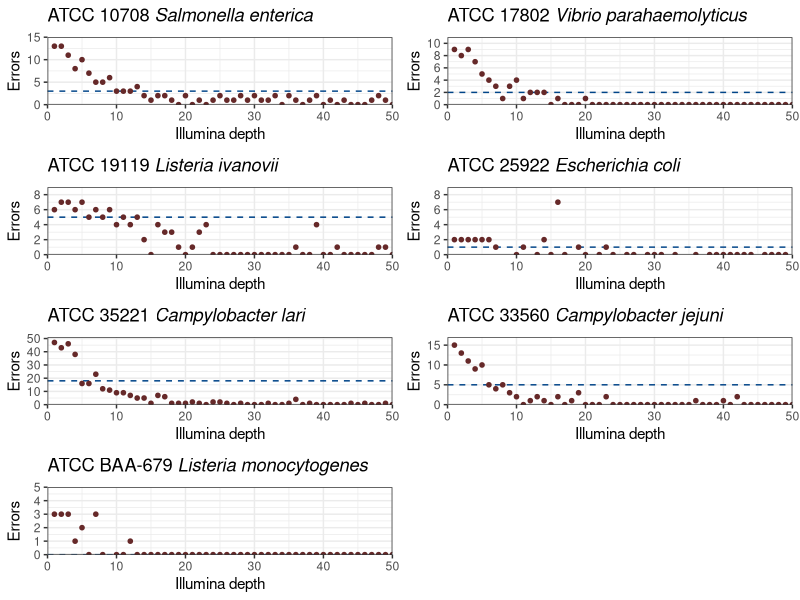
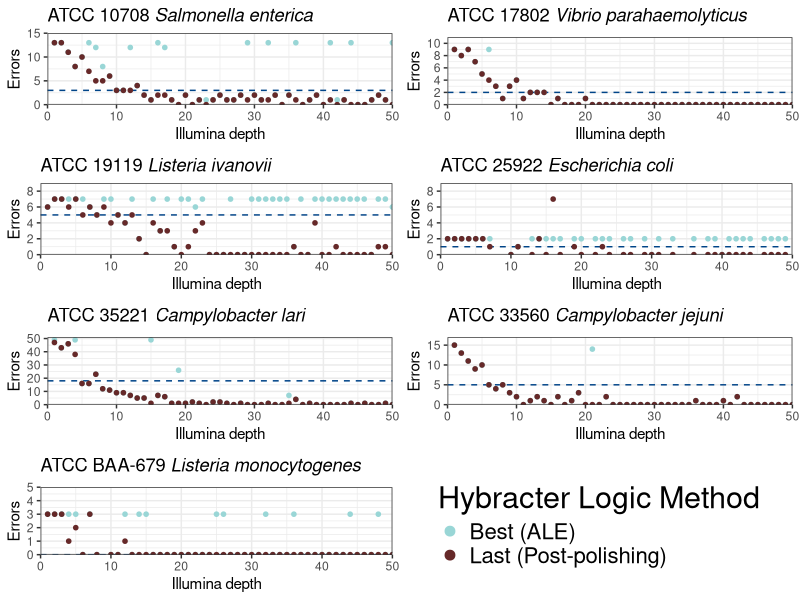

These charts were generated, in order, by the following R code:
## ---- chunk 1
library(tidyverse)
library(knitr)
library(readr)
library(dplyr)
library(cowplot)

plot_dir <- "plots"
dir.create(plot_dir)

opts_chunk$set(dpi=300, fig.path='plots/', echo=TRUE, dev=c('png','pdf'), warning=FALSE, message=FALSE)
pdf.options(useDingbats = FALSE)
## ---- chunk 2
per_genome_results <- read_delim("results.tsv", delim = "\t", 
                                 escape_double = FALSE, 
                                 trim_ws = TRUE)

'%ni%' <- Negate('%in%')

# due to non-deterministic error in assembly for Listeria 36/50
per_genome_results <- per_genome_results %>%  filter(genome %ni% c("ATCC_35897_Listeria_welshimeri"))

# 13 instances for E coli, 1 for monocytogenes
structural_errors <-  per_genome_results %>% filter(remaining_errors > 50 )

# filter structural errors out

per_genome_results <- per_genome_results %>% filter(remaining_errors < 50 )

## ---- chunk 3



generate_plot <- function(genome_name, long_only_trycycler_threshold, atcc_name,
                          italics_name
                          ) {
  
  ymax <- max(per_genome_results  %>% 
                filter(genome == genome_name) %>%  
                pull(remaining_errors)) + 2
  
  p <- ggplot(per_genome_results %>% 
                filter(polishing == "hybracter_last") %>% 
                filter(genome == genome_name), 
              aes(x=target_illumina_depth, y=remaining_errors ) ) +
    geom_hline(yintercept = long_only_trycycler_threshold, 
               color="#004488", linetype = "dashed") +
    geom_point(color="#662929", size=1.25) + 
    theme_bw() +
    scale_x_continuous(limits = c(0, 50), expand = c(0, 0)) +
    scale_y_continuous(limits = c(0, ymax), expand = c(0, 0),
                       breaks = function(x) unique(floor(pretty(seq(min(x), (max(x) + 1) * 1.1))))) +
    labs(title= bquote(.(atcc_name) ~ italic(.(italics_name))) , x="Illumina depth", y="Errors")
  
  return(p)
}




## ---- chunk 4

se_plot <- generate_plot("ATCC_10708_Salmonella_enterica", 3, "ATCC 10708", "Salmonella enterica")
vp_plot <- generate_plot("ATCC_17802_Vibrio_parahaemolyticus", 2, "ATCC 17802", "Vibrio parahaemolyticus")
li_plot <- generate_plot("ATCC_19119_Listeria_ivanovii", 5, "ATCC 19119", "Listeria ivanovii")
ec_plot <- generate_plot("ATCC_25922_Escherichia_coli", 1, "ATCC 25922", "Escherichia coli")
cl_plot <- generate_plot("ATCC_35221_Campylobacter_lari", 18, "ATCC 35221", "Campylobacter lari")
cj_plot <- generate_plot("ATCC_33560_Campylobacter_jejuni", 5, "ATCC 33560", "Campylobacter jejuni")
lm_plot <- generate_plot("ATCC_BAA-679_Listeria_monocytogenes", 0, "ATCC BAA-679", "Listeria monocytogenes")


png(file = paste(plot_dir, "Supp_Figure8.png", sep = "/" ), units = "in",
    width = 10,
    height = 12, bg = "transparent", res = 600)


plot_grid(se_plot, vp_plot, 
          li_plot, ec_plot, cl_plot, cj_plot, 
          lm_plot, nrow=4, align = 'hv')
dev.off()



## ---- chunk 5
total_results <- per_genome_results %>%
  filter(polishing == "hybracter_last") %>% 
  group_by(target_illumina_depth) %>%
  summarise(total_hybracter_errors = sum(remaining_errors),
            count = n()) %>% 
  filter(count == 7)

ymax <- 100
  
  
  p <- ggplot(total_results, 
              aes(x=target_illumina_depth, 
                  y=total_hybracter_errors ) ) +
    geom_point(color="#662929", size=1.25) + 
    geom_hline(yintercept = 34, 
               color="#004488", linetype = "dashed") +
    theme_bw() +
    scale_x_continuous(limits = c(0, 50), expand = c(0, 0)) +
    scale_y_continuous(limits = c(0, ymax), expand = c(0, 0),
                       breaks = function(x) unique(floor(pretty(seq(min(x), (max(x) + 1) * 1.1))))) +
    labs(title= "Total Hybracter Errors for 7 Genomes Without Assembly Heterogeneity", x="Illumina depth", y="Errors")


  
## ---- chunk 6


generate_comp_plot <- function(df,genome_name, long_only_trycycler_threshold, atcc_name,
                          italics_name, legend_flag
                          ) {
  
  df$polishing <- gsub("hybracter_last", "Last (Post-polishing)", df$polishing)
  df$polishing <- gsub("hybracter_best", "Best (ALE)", df$polishing)
  
  ymax <- max(df  %>% 
                filter(genome == genome_name) %>%  
                pull(remaining_errors)) + 2
  
  p <- ggplot(df %>% 
                filter(genome == genome_name), 
              aes(x=target_illumina_depth, y=remaining_errors, color = polishing ) ) +
    geom_hline(yintercept = long_only_trycycler_threshold, 
               color="#004488", linetype = "dashed") +
    geom_point( size=1.25) + 
    theme_bw() +
    scale_x_continuous(limits = c(0, 50), expand = c(0, 0)) +
    scale_y_continuous(limits = c(0, ymax), expand = c(0, 0),
                       breaks = function(x) unique(floor(pretty(seq(min(x), (max(x) + 1) * 1.1))))) +
    labs(title= bquote(.(atcc_name) ~ italic(.(italics_name))) , x="Illumina depth", y="Errors") + 
          scale_color_manual(name = "Hybracter Logic Method",
                       labels = c("Best (ALE)", 
                                  "Last (Post-polishing)"),
                       values = c("Best (ALE)" = "#99D6D6", 
                                  "Last (Post-polishing)" = "#662929"))  # Adjust colors as needed
  
    if(legend_flag) {
      p <- p
    } else {
        p <- p + guides(color = FALSE)  # Hide the color legend if legend_flag is FALSE
    }

  
  return(p)
}




## ---- chunk 7

se_plot_w_legend <- generate_comp_plot(per_genome_results, "ATCC_10708_Salmonella_enterica", 3, "ATCC 10708", "Salmonella enterica", TRUE) 

se_plot_w_legend <- se_plot_w_legend + 
  geom_point( size=3) +
          scale_fill_manual(name = "Hybracter Logic Method",
                       labels = c("Best (ALE)", 
                                  "Last (Post-polishing)"),
                       values = c("Best (ALE)" = "#99D6D6", 
                                  "Last (Post-polishing)" = "#662929"))+
  theme(
    legend.title = element_text(size = 22),  # Adjust title size
    legend.text = element_text(size = 16)     # Adjust label size
  ) 

se_plot <- generate_comp_plot(per_genome_results, "ATCC_10708_Salmonella_enterica", 3, "ATCC 10708", "Salmonella enterica", FALSE)

vp_plot <- generate_comp_plot(per_genome_results, "ATCC_17802_Vibrio_parahaemolyticus", 2, "ATCC 17802", "Vibrio parahaemolyticus", FALSE)
li_plot <- generate_comp_plot(per_genome_results, "ATCC_19119_Listeria_ivanovii", 5, "ATCC 19119", "Listeria ivanovii", FALSE)
ec_plot <- generate_comp_plot(per_genome_results, "ATCC_25922_Escherichia_coli", 1, "ATCC 25922", "Escherichia coli", FALSE)
cl_plot <- generate_comp_plot(per_genome_results, "ATCC_35221_Campylobacter_lari", 18, "ATCC 35221", "Campylobacter lari", FALSE)
cj_plot <- generate_comp_plot(per_genome_results, "ATCC_33560_Campylobacter_jejuni", 5, "ATCC 33560", "Campylobacter jejuni", FALSE)
lm_plot <- generate_comp_plot(per_genome_results, "ATCC_BAA-679_Listeria_monocytogenes", 0, "ATCC BAA-679", "Listeria monocytogenes", FALSE)

legend_plot <- cowplot::get_legend(se_plot_w_legend)


png(file = paste(plot_dir, "Supp_Figure9.png", sep = "/" ), units = "in",
    width = 10,
    height = 12, bg = "transparent", res = 600)

plot_grid(
  se_plot, vp_plot, 
  li_plot, ec_plot, 
  cl_plot, cj_plot, 
  lm_plot, legend_plot, 
  nrow = 4, align = 'hv'
)

dev.off()



